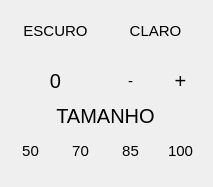
<?xml version="1.0" encoding="UTF-8"?>
<ui version="4.0">
 <class>Dialog</class>
 <widget class="QDialog" name="Dialog">
  <property name="geometry">
   <rect>
    <x>0</x>
    <y>0</y>
    <width>213</width>
    <height>187</height>
   </rect>
  </property>
  <property name="windowTitle">
   <string>Dialog</string>
  </property>
  <property name="styleSheet">
   <string notr="true"/>
  </property>
  <widget class="QWidget" name="widget" native="true">
   <property name="enabled">
    <bool>true</bool>
   </property>
   <property name="geometry">
    <rect>
     <x>0</x>
     <y>0</y>
     <width>211</width>
     <height>181</height>
    </rect>
   </property>
   <property name="class" stdset="0">
    <string>config</string>
   </property>
   <widget class="QPushButton" name="btnfonteP">
    <property name="geometry">
     <rect>
      <x>160</x>
      <y>60</y>
      <width>41</width>
      <height>41</height>
     </rect>
    </property>
    <property name="styleSheet">
     <string notr="true">QPushButton{
border-radius: 10px;
border-width:2px;
background-color: qlineargradient(
        spread:pad, 
        x1:0, y1:1, 
        x2:0, y2:0, 
        stop:0 #648ed1,
		stop:0.35 #366096,   /* Azul escuro (rgb(7, 0, 235)) */
        stop:1 #366096  /* Azul claro (rgb(0, 255, 255)) */
    );
font-size: 20px;
}

QPushButton:hover{
border-radius: 10px;
border-width:2px;
border-style:outset;
border-color:black;
background-color: #8cff57;
font-size: 21px;
}</string>
    </property>
    <property name="text">
     <string>+</string>
    </property>
    <property name="class" stdset="0">
     <string>botoes1</string>
    </property>
   </widget>
   <widget class="QPushButton" name="btnfonteM">
    <property name="geometry">
     <rect>
      <x>110</x>
      <y>60</y>
      <width>41</width>
      <height>41</height>
     </rect>
    </property>
    <property name="styleSheet">
     <string notr="true">QPushButton{
border-radius: 10px;
border-width:2px;
background-color: qlineargradient(
        spread:pad, 
        x1:0, y1:1, 
        x2:0, y2:0, 
        stop:0 #648ed1,
		stop:0.35 #366096,   /* Azul escuro (rgb(7, 0, 235)) */
        stop:1 #366096  /* Azul claro (rgb(0, 255, 255)) */
    );
font-size: 15px;
}

QPushButton:hover{
border-radius: 10px;
border-width:2px;
border-style:outset;
border-color:black;
background-color: #8cff57;
font-size: 15px;
}</string>
    </property>
    <property name="text">
     <string>-</string>
    </property>
    <property name="class" stdset="0">
     <string>botoes1</string>
    </property>
   </widget>
   <widget class="QPushButton" name="btnclaro">
    <property name="geometry">
     <rect>
      <x>110</x>
      <y>10</y>
      <width>91</width>
      <height>41</height>
     </rect>
    </property>
    <property name="styleSheet">
     <string notr="true">QPushButton{
border-radius: 10px;
border-width:2px;
background-color: qlineargradient(
        spread:pad, 
        x1:0, y1:1, 
        x2:0, y2:0, 
        stop:0 #648ed1,
		stop:0.35 #366096,   /* Azul escuro (rgb(7, 0, 235)) */
        stop:1 #366096  /* Azul claro (rgb(0, 255, 255)) */
    );
font-size: 15px;
}

QPushButton:hover{
border-radius: 10px;
border-width:2px;
border-style:outset;
border-color:black;
background-color: #8cff57;
font-size: 15px;
}</string>
    </property>
    <property name="text">
     <string>CLARO</string>
    </property>
    <property name="class" stdset="0">
     <string>botoes1</string>
    </property>
   </widget>
   <widget class="QPushButton" name="btnescuro">
    <property name="geometry">
     <rect>
      <x>10</x>
      <y>10</y>
      <width>91</width>
      <height>41</height>
     </rect>
    </property>
    <property name="styleSheet">
     <string notr="true">QPushButton{
border-radius: 10px;
border-width:2px;
background-color: qlineargradient(
        spread:pad, 
        x1:0, y1:1, 
        x2:0, y2:0, 
        stop:0 #648ed1,
		stop:0.35 #366096,   /* Azul escuro (rgb(7, 0, 235)) */
        stop:1 #366096  /* Azul claro (rgb(0, 255, 255)) */
    );
font-size: 15px;
}

QPushButton:hover{
border-radius: 10px;
border-width:2px;
border-style:outset;
border-color:black;
background-color: #8cff57;
font-size: 15px;
}</string>
    </property>
    <property name="text">
     <string>ESCURO</string>
    </property>
    <property name="class" stdset="0">
     <string>botoes1</string>
    </property>
   </widget>
   <widget class="QPushButton" name="btn50">
    <property name="geometry">
     <rect>
      <x>10</x>
      <y>130</y>
      <width>41</width>
      <height>41</height>
     </rect>
    </property>
    <property name="styleSheet">
     <string notr="true">QPushButton{
border-radius: 10px;
border-width:2px;
background-color: qlineargradient(
        spread:pad, 
        x1:0, y1:1, 
        x2:0, y2:0, 
        stop:0 #648ed1,
		stop:0.35 #366096,   /* Azul escuro (rgb(7, 0, 235)) */
        stop:1 #366096  /* Azul claro (rgb(0, 255, 255)) */
    );
font-size: 15px;
}

QPushButton:hover{
border-radius: 10px;
border-width:2px;
border-style:outset;
border-color:black;
background-color: #8cff57;
font-size: 15px;
}</string>
    </property>
    <property name="text">
     <string>50</string>
    </property>
    <property name="class" stdset="0">
     <string>botoes1</string>
    </property>
   </widget>
   <widget class="QPushButton" name="btn85">
    <property name="geometry">
     <rect>
      <x>110</x>
      <y>130</y>
      <width>41</width>
      <height>41</height>
     </rect>
    </property>
    <property name="styleSheet">
     <string notr="true">QPushButton{
border-radius: 10px;
border-width:2px;
background-color: qlineargradient(
        spread:pad, 
        x1:0, y1:1, 
        x2:0, y2:0, 
        stop:0 #648ed1,
		stop:0.35 #366096,   /* Azul escuro (rgb(7, 0, 235)) */
        stop:1 #366096  /* Azul claro (rgb(0, 255, 255)) */
    );
font-size: 15px;
}

QPushButton:hover{
border-radius: 10px;
border-width:2px;
border-style:outset;
border-color:black;
background-color: #8cff57;
font-size: 15px;
}</string>
    </property>
    <property name="text">
     <string>85</string>
    </property>
    <property name="class" stdset="0">
     <string>botoes1</string>
    </property>
   </widget>
   <widget class="QPushButton" name="btn100">
    <property name="geometry">
     <rect>
      <x>160</x>
      <y>130</y>
      <width>41</width>
      <height>41</height>
     </rect>
    </property>
    <property name="styleSheet">
     <string notr="true">QPushButton{
border-radius: 10px;
border-width:2px;
background-color: qlineargradient(
        spread:pad, 
        x1:0, y1:1, 
        x2:0, y2:0, 
        stop:0 #648ed1,
		stop:0.35 #366096,   /* Azul escuro (rgb(7, 0, 235)) */
        stop:1 #366096  /* Azul claro (rgb(0, 255, 255)) */
    );
font-size: 15px;
}

QPushButton:hover{
border-radius: 10px;
border-width:2px;
border-style:outset;
border-color:black;
background-color: #8cff57;
font-size: 15px;
}</string>
    </property>
    <property name="text">
     <string>100</string>
    </property>
    <property name="class" stdset="0">
     <string>botoes1</string>
    </property>
   </widget>
   <widget class="QPushButton" name="btn70">
    <property name="geometry">
     <rect>
      <x>60</x>
      <y>130</y>
      <width>41</width>
      <height>41</height>
     </rect>
    </property>
    <property name="styleSheet">
     <string notr="true">QPushButton{
border-radius: 10px;
border-width:2px;
background-color: qlineargradient(
        spread:pad, 
        x1:0, y1:1, 
        x2:0, y2:0, 
        stop:0 #648ed1,
		stop:0.35 #366096,   /* Azul escuro (rgb(7, 0, 235)) */
        stop:1 #366096  /* Azul claro (rgb(0, 255, 255)) */
    );
font-size: 15px;
}

QPushButton:hover{
border-radius: 10px;
border-width:2px;
border-style:outset;
border-color:black;
background-color: #8cff57;
font-size: 15px;
}</string>
    </property>
    <property name="text">
     <string>70</string>
    </property>
    <property name="class" stdset="0">
     <string>botoes1</string>
    </property>
   </widget>
   <widget class="QLabel" name="label_14">
    <property name="geometry">
     <rect>
      <x>0</x>
      <y>100</y>
      <width>211</width>
      <height>31</height>
     </rect>
    </property>
    <property name="styleSheet">
     <string notr="true">QLabel{
font-size: 20px;
}

</string>
    </property>
    <property name="text">
     <string>TAMANHO</string>
    </property>
    <property name="alignment">
     <set>Qt::AlignCenter</set>
    </property>
   </widget>
   <widget class="QLabel" name="label_fonte">
    <property name="geometry">
     <rect>
      <x>40</x>
      <y>60</y>
      <width>31</width>
      <height>41</height>
     </rect>
    </property>
    <property name="styleSheet">
     <string notr="true">QLabel{
font-size: 20px;
}

</string>
    </property>
    <property name="text">
     <string>0</string>
    </property>
    <property name="alignment">
     <set>Qt::AlignCenter</set>
    </property>
   </widget>
  </widget>
 </widget>
 <resources/>
 <connections/>
</ui>
